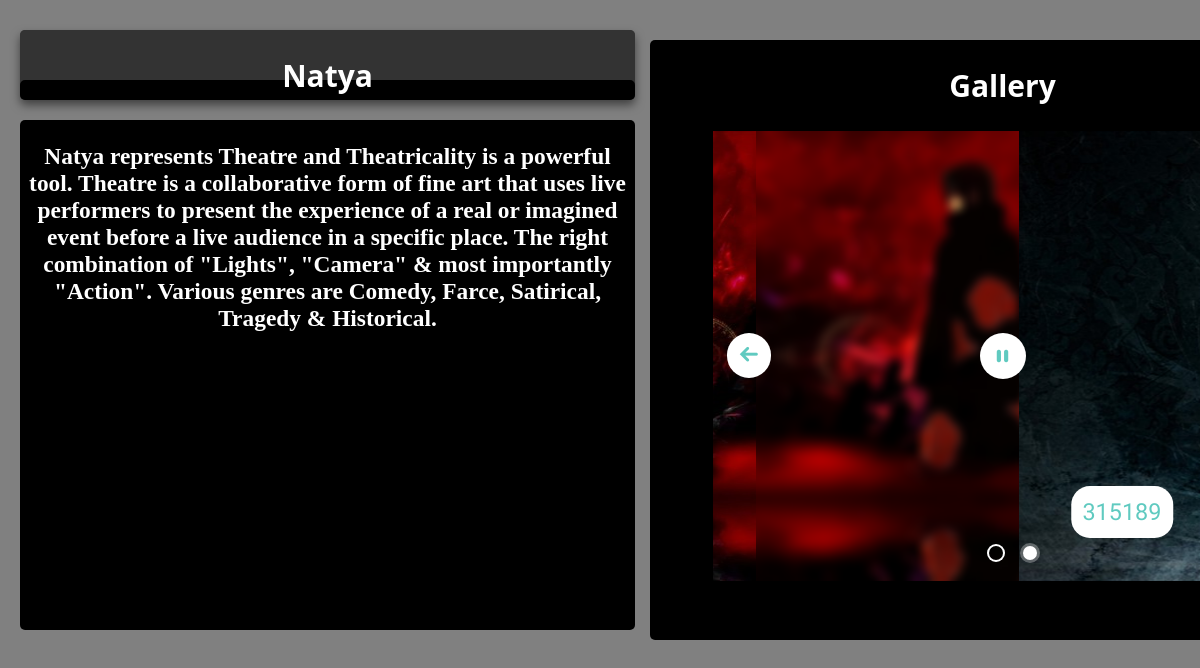
The app's page /events.php?id=3 with its own data.
### tables this page shows
CREATE TABLE IF NOT EXISTS `events` (
  `event_id` tinyint(5) NOT NULL,
  `event_name` varchar(20) NOT NULL,
  `description` text NOT NULL,
  `date` varchar(20) NOT NULL,
  `venue` varchar(30) NOT NULL,
  `hasregis` tinyint(1) NOT NULL,
  `img_src` text NOT NULL,
  `short_detail` text NOT NULL,
  PRIMARY KEY (`event_id`)
);

### events.php (the view, shortened to what this page needs)
<?php require_once("includes/connection.php"); ?>
<?php
			$id=$_GET['id'];
			$query = "SELECT * from events
						where event_id={$id}
						";
						if(!$result = $db->query($query)){
							die('There was an error running the query [' . $db->error . ']');
							}
						else{
								$row=$result->fetch_assoc();
								$description=$row['description'];
								$name=$row['event_name'];
							}
if (!isset($_GET['isAjax'])) {
?>
<html>
	<head>
		<link rel="stylesheet" type="text/css" href="css/style.css">
	<link rel="stylesheet" type="text/css" href="engine0/style.css" />
	</head>
	<body bgcolor="gray">
		<?php }?>
		<div class="demo" id="eventname">
		    <h2 style=<?php if(!isset($_GET['isAjax'])) echo"top:0px"; else echo""?>><?php echo"{$name}"?></h2>
        </div>
        <div class="demo" id="eventinfo">
		    <h3><?php echo"{$description}"?></h3>
        </div>
        <div class="demo" id="eventgallery">
		     <h2>Gallery</h2>
	<div id="wowslider-container0">
	<div class="ws_images"><ul>
		<li><a href="http://wowslider.com/vf"><img src="data0/images/315189.jpg" alt="full screen slider" title="315189" id="wows0_0"/></a></li>
	</ul></div>
	<div class="ws_bullets"><div>
		<a href="#" title="315189"><img src="data0/tooltips/315189.jpg" alt="315189"/>1</a>
		<a href="#" title="1907569"><img src="data0/tooltips/1907569.jpg" alt="1907569"/>2</a>
	</div></div><span class="wsl"><a href="http://wowslider.com/vu">image carousel</a> by WOWSlider.com v7.2</span>
	</div>
        	<div class="show-off" id="egallery"></div>
        </div>
 </body>
 </html>

### css/style.css (style rules this page uses)
html * { -webkit-font-smoothing: antialiased; -moz-osx-font-smoothing: grayscale; }
body { font-size: 100%; font-family: "Droid Serif", serif; }
a { color: #acb7c0; text-decoration: none; font-family: "Open Sans", sans-serif; }
img { max-width: 100%; }
h1, h2 { font-family: "Open Sans", sans-serif; font-weight: bold; }
li { margin: 10px; z-index: 50; }
.demo { background-color: black; position: relative; overflow: hidden; border-radius: 5px; transition: all 0.5s cubic-bezier(0.005, 1.650, 1.000, -0.600); transition-timing-function: cubic-bezier(0.005, 1.650, 1.000, -0.600); opacity: 1; text-align: center; font-size: 20px; color: white; }
.show-off { position: absolute; transition: 0.5s; background: linear-gradient(30deg, rgba(255, 255, 255, 0)50%, rgba(255, 255, 255, 0.7)100%); }
#eventname { position: absolute; top: 30px; left: 20px; height: 70px; width: 615px; box-shadow: inset 0 50px rgba(255,255,255,0.2), inset 0 -15px 30px rgba(0,0,0,0.4), 0 5px 10px rgba(0,0,0,0.5); }
#eventinfo { position: absolute; top: 120px; left: 20px; height: 510px; width: 615px; }
#eventgallery { position: absolute; top: 30px; left: 640px; height: 600px; width: 705px; /// padding:10px; margin:10px; }
#egallery { position: absolute; top: 100px; left: -1350px; height: 90%; width:1400px; transform: rotate(45deg); ///////// padding:10px; margin:10px; }
li { display: inline; }

### engine0/style.css (style rules this page uses)
#wowslider-container0 { display: table; zoom: 1; position: relative; width: auto; max-height:450px; margin:0px auto 0px; z-index:90; text-align:left; font-size: 10px; -webkit-box-sizing: content-box; -moz-box-sizing: content-box; box-sizing: content-box; }
#wowslider-container0 .ws_images ul { position:relative; width: 10000%; height:100%; left:0; list-style:none; margin:0; padding:0; border-spacing:0; overflow: visible; }
#wowslider-container0 .ws_images ul li { position: relative; width:1%; height:100%; line-height:0; overflow: hidden; float:left; font-size:0; padding:0 0 0 0 !important; margin:0 0 0 0 !important; }
#wowslider-container0 .ws_images { position: relative; left:0; top:0; height:100%; max-height:450px; max-width: 580px; vertical-align: top; border:none; overflow: hidden; }
#wowslider-container0 .ws_images ul a { width:100%; height:100%; max-height:450px; display:block; color:transparent; }
#wowslider-container0 img { max-width: none !important; }
#wowslider-container0 .ws_images ul img, #wowslider-container0 .ws_images > div > img { width:100%; border:none 0; max-width: none; padding:0; margin:0; }
#wowslider-container0 .ws_images > div > img { max-height:450px; }
#wowslider-container0 a { text-decoration: none; outline: none; border: none; }
#wowslider-container0 .ws_bullets { float: left; position:absolute; z-index:70; }
#wowslider-container0 .ws_bullets div { position:relative; float:left; font-size: 0px; }
#wowslider-container0.ws_gestures { cursor: -webkit-grab; cursor: -moz-grab; }
#wowslider-container0 .ws_bullets { padding: 10px; }
#wowslider-container0 .ws_bullets a { position:relative; display: inline-block; margin: 4px 10px; padding: 7px; width: 0; -webkit-border-radius: 50%; -moz-border-radius: 50%; border-radius: 50%; -webkit-box-shadow: 0 0 0 2px #fff; -moz-box-shadow: 0 0 0 2px #fff; box-shadow: 0 0 0 2px #fff; -webkit-transition: all 0.3s; -moz-transition: all 0.3s; -ms-transition: all 0.3s; -o-transition: all 0.3s; transition: all 0.3s; }
#wowslider-container0 .ws_bullets a.ws_selbull, #wowslider-container0 .ws_bullets a:hover { background-color: #fff; -webkit-box-shadow: 0 0 0 3px rgba(255,255,255,0.3); -moz-box-shadow: 0 0 0 3px rgba(255,255,255,0.3); box-shadow: 0 0 0 3px rgba(255,255,255,0.3); }
#wowslider-container0 .ws_bullets { bottom:7px; left:50%; }
#wowslider-container0 .ws_bullets div { left:-50%; }

### records on screen
events: event_name "Natya", description "Natya represents Theatre and Theatricality is a powerful tool. Theatre is a collaborative form of fine art that uses live performers to present the experience of a real or imagined event before a live audience in a specific place. The right combination of \"Lights\", \"Camera\" & most importantly \"Action\". Various genres are Comedy, Farce, Satirical, Tragedy & Historical."
